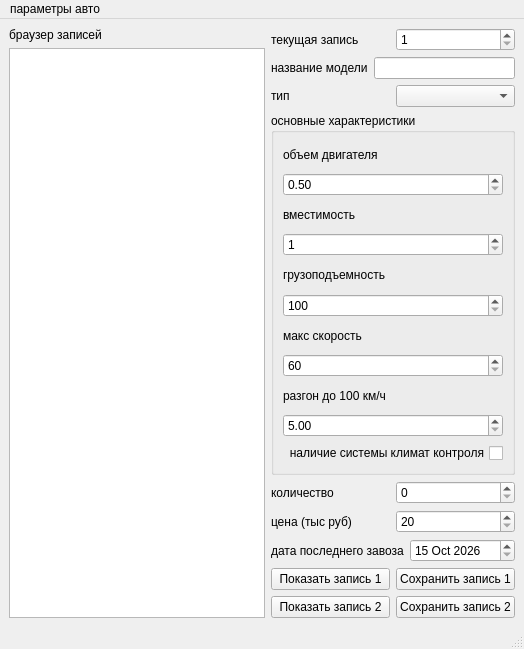
<?xml version="1.0" encoding="UTF-8"?>
<ui version="4.0">
 <class>MainWindow</class>
 <widget class="QMainWindow" name="MainWindow">
  <property name="geometry">
   <rect>
    <x>0</x>
    <y>0</y>
    <width>524</width>
    <height>649</height>
   </rect>
  </property>
  <property name="windowTitle">
   <string>MainWindow</string>
  </property>
  <property name="whatsThis">
   <string>&lt;html&gt;&lt;head/&gt;&lt;body&gt;&lt;p&gt;вместимость&lt;/p&gt;&lt;p&gt;&lt;br/&gt;&lt;/p&gt;&lt;/body&gt;&lt;/html&gt;</string>
  </property>
  <widget class="QWidget" name="centralwidget">
   <layout class="QGridLayout" name="gridLayout_2">
    <item row="0" column="0" rowspan="9">
     <layout class="QVBoxLayout" name="verticalLayout">
      <item>
       <widget class="QLabel" name="label_7">
        <property name="text">
         <string>браузер записей</string>
        </property>
       </widget>
      </item>
      <item>
       <widget class="QListWidget" name="browse_session"/>
      </item>
     </layout>
    </item>
    <item row="0" column="1">
     <layout class="QHBoxLayout" name="horizontalLayout_4">
      <item>
       <widget class="QLabel" name="label_6">
        <property name="text">
         <string>текущая запись</string>
        </property>
       </widget>
      </item>
      <item>
       <widget class="QSpinBox" name="current_session">
        <property name="minimum">
         <number>1</number>
        </property>
        <property name="maximum">
         <number>2</number>
        </property>
       </widget>
      </item>
     </layout>
    </item>
    <item row="1" column="1">
     <layout class="QHBoxLayout" name="horizontalLayout">
      <item>
       <widget class="QLabel" name="label_5">
        <property name="text">
         <string>название модели</string>
        </property>
       </widget>
      </item>
      <item>
       <widget class="QLineEdit" name="brand_name">
        <property name="text">
         <string/>
        </property>
        <property name="maxLength">
         <number>31</number>
        </property>
       </widget>
      </item>
     </layout>
    </item>
    <item row="2" column="1">
     <layout class="QHBoxLayout" name="horizontalLayout_2">
      <item>
       <widget class="QLabel" name="label_4">
        <property name="text">
         <string>тип</string>
        </property>
       </widget>
      </item>
      <item>
       <widget class="QComboBox" name="type_selector"/>
      </item>
     </layout>
    </item>
    <item row="3" column="1">
     <widget class="QGroupBox" name="groupBox">
      <property name="title">
       <string>основные характеристики</string>
      </property>
      <layout class="QGridLayout" name="gridLayout">
       <item row="0" column="0">
        <widget class="QLabel" name="label_9">
         <property name="text">
          <string>объем двигателя</string>
         </property>
        </widget>
       </item>
       <item row="1" column="0">
        <widget class="QDoubleSpinBox" name="engine_v">
         <property name="minimum">
          <double>0.500000000000000</double>
         </property>
         <property name="maximum">
          <double>30.000000000000000</double>
         </property>
         <property name="singleStep">
          <double>0.050000000000000</double>
         </property>
        </widget>
       </item>
       <item row="2" column="0">
        <widget class="QLabel" name="label">
         <property name="text">
          <string>вместимость</string>
         </property>
        </widget>
       </item>
       <item row="3" column="0">
        <widget class="QSpinBox" name="human_capacity">
         <property name="minimum">
          <number>1</number>
         </property>
         <property name="maximum">
          <number>300</number>
         </property>
        </widget>
       </item>
       <item row="4" column="0">
        <widget class="QLabel" name="label_2">
         <property name="text">
          <string>грузоподъемность</string>
         </property>
        </widget>
       </item>
       <item row="5" column="0">
        <widget class="QSpinBox" name="weight_capacity">
         <property name="minimum">
          <number>100</number>
         </property>
         <property name="maximum">
          <number>5000</number>
         </property>
        </widget>
       </item>
       <item row="6" column="0">
        <widget class="QLabel" name="label_3">
         <property name="text">
          <string>макс скорость</string>
         </property>
        </widget>
       </item>
       <item row="7" column="0">
        <widget class="QSpinBox" name="max_speed">
         <property name="minimum">
          <number>60</number>
         </property>
         <property name="maximum">
          <number>320</number>
         </property>
        </widget>
       </item>
       <item row="8" column="0">
        <widget class="QLabel" name="label_8">
         <property name="text">
          <string>разгон до 100 км/ч</string>
         </property>
        </widget>
       </item>
       <item row="9" column="0">
        <widget class="QDoubleSpinBox" name="from_1_to_100">
         <property name="minimum">
          <double>5.000000000000000</double>
         </property>
         <property name="maximum">
          <double>120.000000000000000</double>
         </property>
         <property name="singleStep">
          <double>0.100000000000000</double>
         </property>
        </widget>
       </item>
       <item row="10" column="0">
        <widget class="QCheckBox" name="climate_control">
         <property name="layoutDirection">
          <enum>Qt::LayoutDirection::RightToLeft</enum>
         </property>
         <property name="text">
          <string>наличие системы климат контроля</string>
         </property>
        </widget>
       </item>
      </layout>
     </widget>
    </item>
    <item row="4" column="1">
     <layout class="QHBoxLayout" name="horizontalLayout_3">
      <item>
       <widget class="QLabel" name="label_13">
        <property name="text">
         <string>количество</string>
        </property>
       </widget>
      </item>
      <item>
       <widget class="QSpinBox" name="amount">
        <property name="maximum">
         <number>1000</number>
        </property>
       </widget>
      </item>
     </layout>
    </item>
    <item row="5" column="1">
     <layout class="QHBoxLayout" name="horizontalLayout_5">
      <item>
       <widget class="QLabel" name="label_11">
        <property name="text">
         <string>цена (тыс руб)</string>
        </property>
       </widget>
      </item>
      <item>
       <widget class="QSpinBox" name="price">
        <property name="minimum">
         <number>20</number>
        </property>
        <property name="maximum">
         <number>3000</number>
        </property>
       </widget>
      </item>
     </layout>
    </item>
    <item row="6" column="1">
     <layout class="QHBoxLayout" name="horizontalLayout_6">
      <item>
       <widget class="QLabel" name="label_12">
        <property name="text">
         <string>дата последнего завоза</string>
        </property>
       </widget>
      </item>
      <item>
       <widget class="QDateEdit" name="date_last_delivery">
        <property name="maximumDate">
         <date>
          <year>2027</year>
          <month>12</month>
          <day>31</day>
         </date>
        </property>
        <property name="minimumDate">
         <date>
          <year>2026</year>
          <month>10</month>
          <day>15</day>
         </date>
        </property>
       </widget>
      </item>
     </layout>
    </item>
    <item row="7" column="1">
     <layout class="QHBoxLayout" name="horizontalLayout_7">
      <item>
       <widget class="QPushButton" name="Show_button1">
        <property name="text">
         <string>Показать запись 1</string>
        </property>
       </widget>
      </item>
      <item>
       <widget class="QPushButton" name="Save_button1">
        <property name="text">
         <string>Сохранить запись 1</string>
        </property>
       </widget>
      </item>
     </layout>
    </item>
    <item row="8" column="1">
     <layout class="QHBoxLayout" name="horizontalLayout_8">
      <item>
       <widget class="QPushButton" name="Show_button2">
        <property name="text">
         <string>Показать запись 2</string>
        </property>
       </widget>
      </item>
      <item>
       <widget class="QPushButton" name="Save_button2">
        <property name="text">
         <string>Сохранить запись 2</string>
        </property>
       </widget>
      </item>
     </layout>
    </item>
   </layout>
  </widget>
  <widget class="QMenuBar" name="menubar">
   <property name="geometry">
    <rect>
     <x>0</x>
     <y>0</y>
     <width>524</width>
     <height>21</height>
    </rect>
   </property>
   <widget class="QMenu" name="menu">
    <property name="title">
     <string>параметры авто</string>
    </property>
   </widget>
   <addaction name="menu"/>
  </widget>
  <widget class="QStatusBar" name="statusbar"/>
 </widget>
 <resources/>
 <connections/>
</ui>
